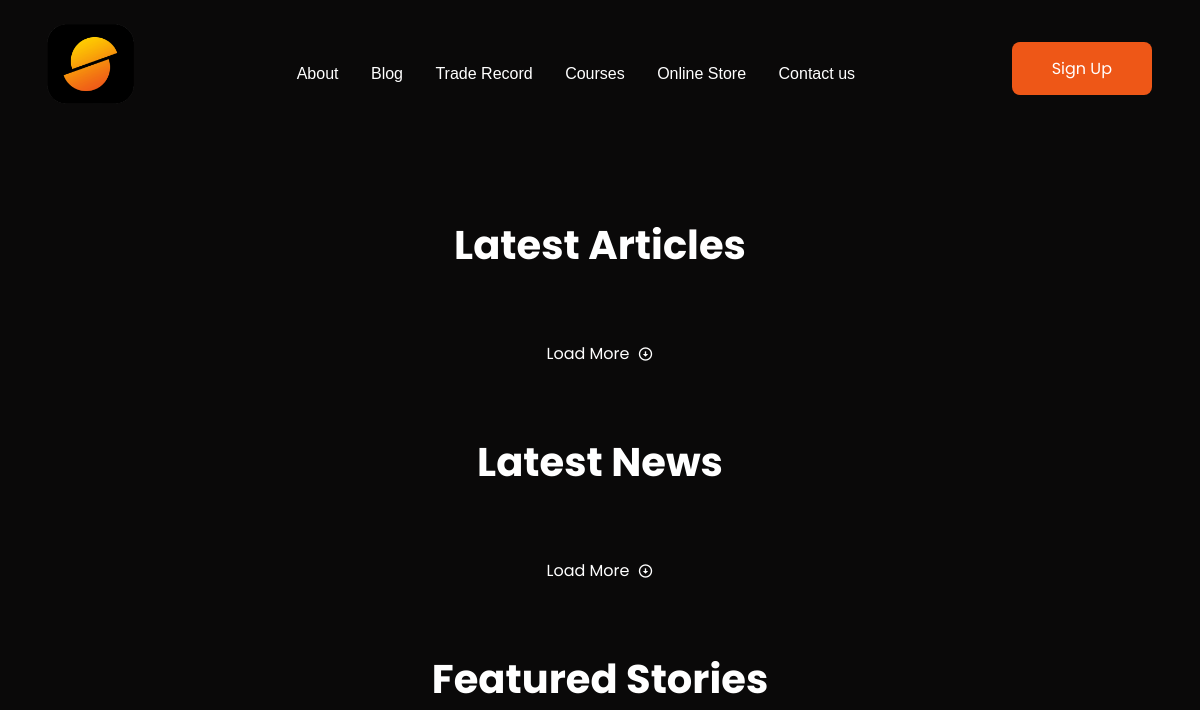
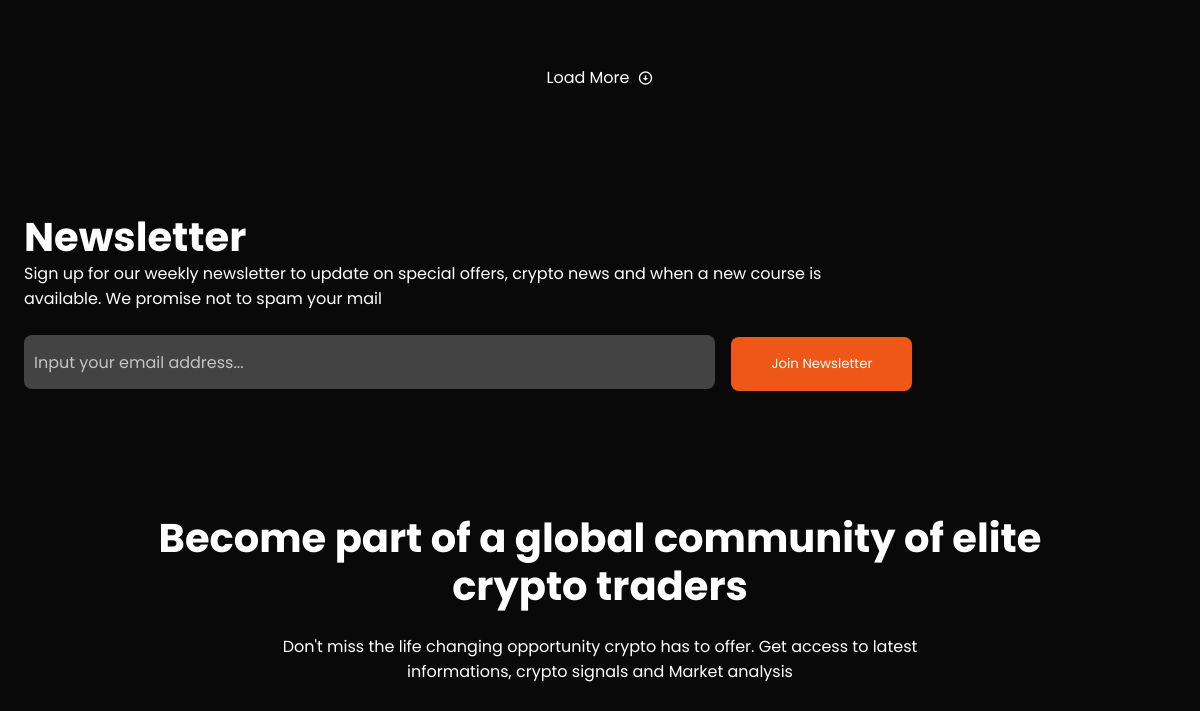
/blog/ (upper part), run on an earlier commit of the app's database (2 pictures, top to bottom).
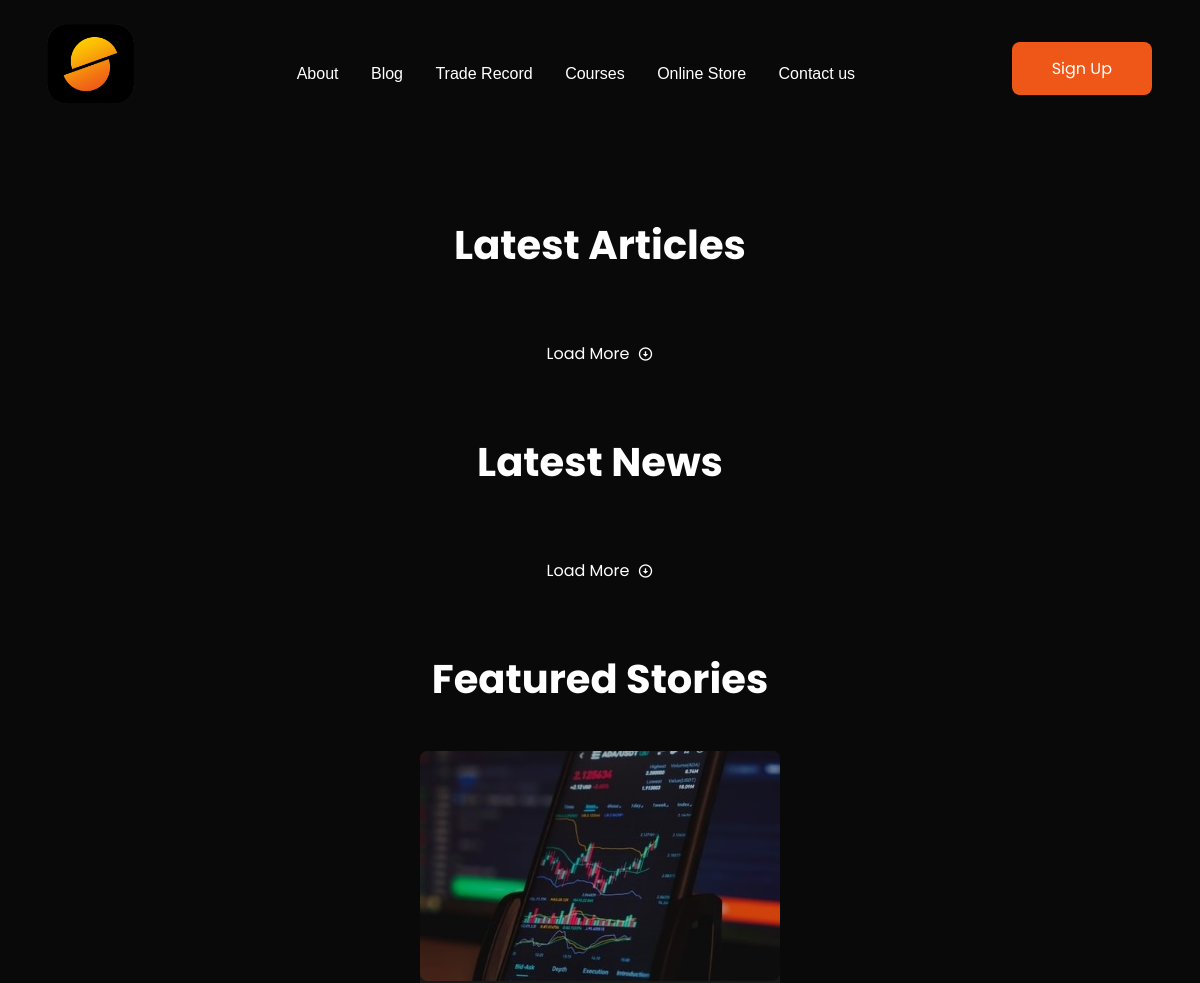
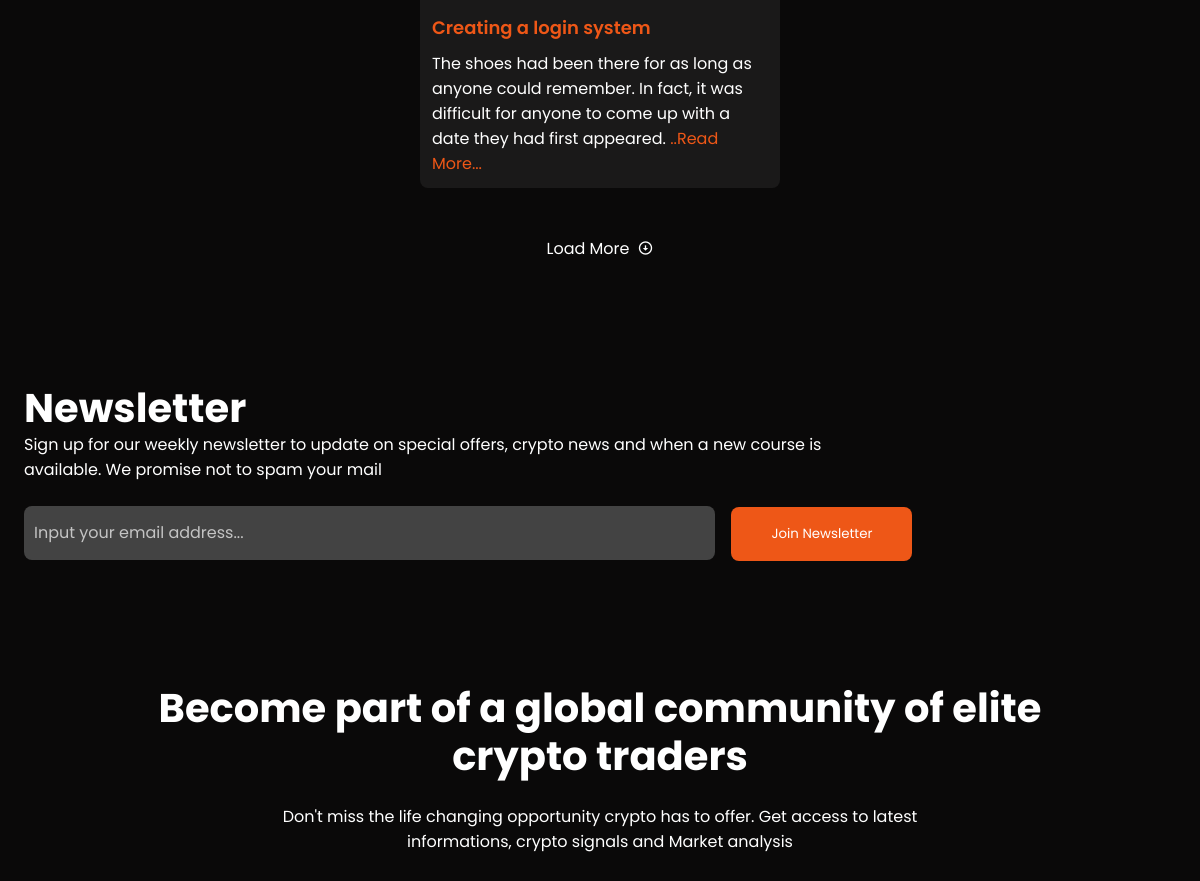
And on a later commit of the database (2 pictures, top to bottom).
### cms/models.py (models this page shows, shortened)
class Blog(models.Model):
    title = models.CharField(max_length=200)
    slug = models.SlugField(blank=False, null=False)
    author = models.ForeignKey(User, on_delete=models.CASCADE, default=True)
    post = models.TextField()
    featured_stories = models.BooleanField(default=False)
    latest_news = models.BooleanField(default=False)
    latest_articles = models.BooleanField(default=False)
    featured_image = models.ImageField(null=True, blank=True, default="default.png")
    premium = models.BooleanField(default=False)
    id = models.UUIDField(default=uuid.uuid4, unique=True, primary_key=True, editable=False)
    def snippet(self):
        return self.post[:150]

### cms/views.py (the view)
# urls.py: path('blog/', views.blog, name='blog'),
def blog(request):
    template_name = 'cms/blog.html'
    blogs = Blog.objects.all()
    featured_story =Blog.objects.filter(featured_stories=True)
    latest_new =Blog.objects.filter(latest_news=True)
    latest_article =Blog.objects.filter(latest_articles=True)
    context = {
        'blogs':blogs,
        'featured_story':featured_story,
        'latest_new':latest_new,
        'latest_article':latest_article,
    }
    return render(request, template_name, context)

### cms/templates/cms/blog.html (shortened to what the changed rows need)
<!DOCTYPE html>
{% load static %}
<html lang="en">
<head>
    <link rel="stylesheet" type="text/css" href="{% static 'css/style.css' %}" />
    <link rel="stylesheet" type="text/css" href="https://cdnjs.cloudflare.com/ajax/libs/OwlCarousel2/2.2.1/assets/owl.carousel.min.css">
	<link rel="stylesheet" type="text/css" href="https://cdnjs.cloudflare.com/ajax/libs/OwlCarousel2/2.2.1/assets/owl.theme.default.min.css">
	<link href="https://cdn.jsdelivr.net/npm/remixicon@2.5.0/fonts/remixicon.css" rel="stylesheet">
</head>
<body>
	<div class="page-wrapper">
		<br>
        <section class="blog-post__section">
            <main class="article-section">
                <h2>Latest Articles</h2>
            </main>
            <main class="news-section">
                <h2>Latest News</h2>
            </main>
            <main class="stories-section">
                <h2>Featured Stories</h2>
                <div class="blog-post__container">
                    {% for blog in featured_story %}
                        <div class="blog-post__card">
                            <a href="#">
                                <img src="{{blog.featured_image.url }}" alt="demo image">
                                <div class="text-container">
                                    <h5>{{blog.title}}</h5>
                                    <p>{{blog.snippet}}<a style="color: #EE5717;" href="{% url 'blog-detail' blog.pk %}">..Read More...</a> </p>
                                </div>
                            </a>
                        </div>
                    {% endfor %}
                </div>
            </main>
		</section>
		<section class="newsletter-section">
			<h2>Newsletter</h2>
		</section>
		<section class="join-community">
			<h2>Become part of a global community of elite crypto traders</h2>
		</section>
	</div>
</body>
</html>

What changed in the data, as far as the page shows it:
added Blog: featured_image (picture), title "Creating a login system", snippet "The shoes had been there for as long as anyone could remember. In fact, it was difficult for anyone to come up with a date they had first appeared."
